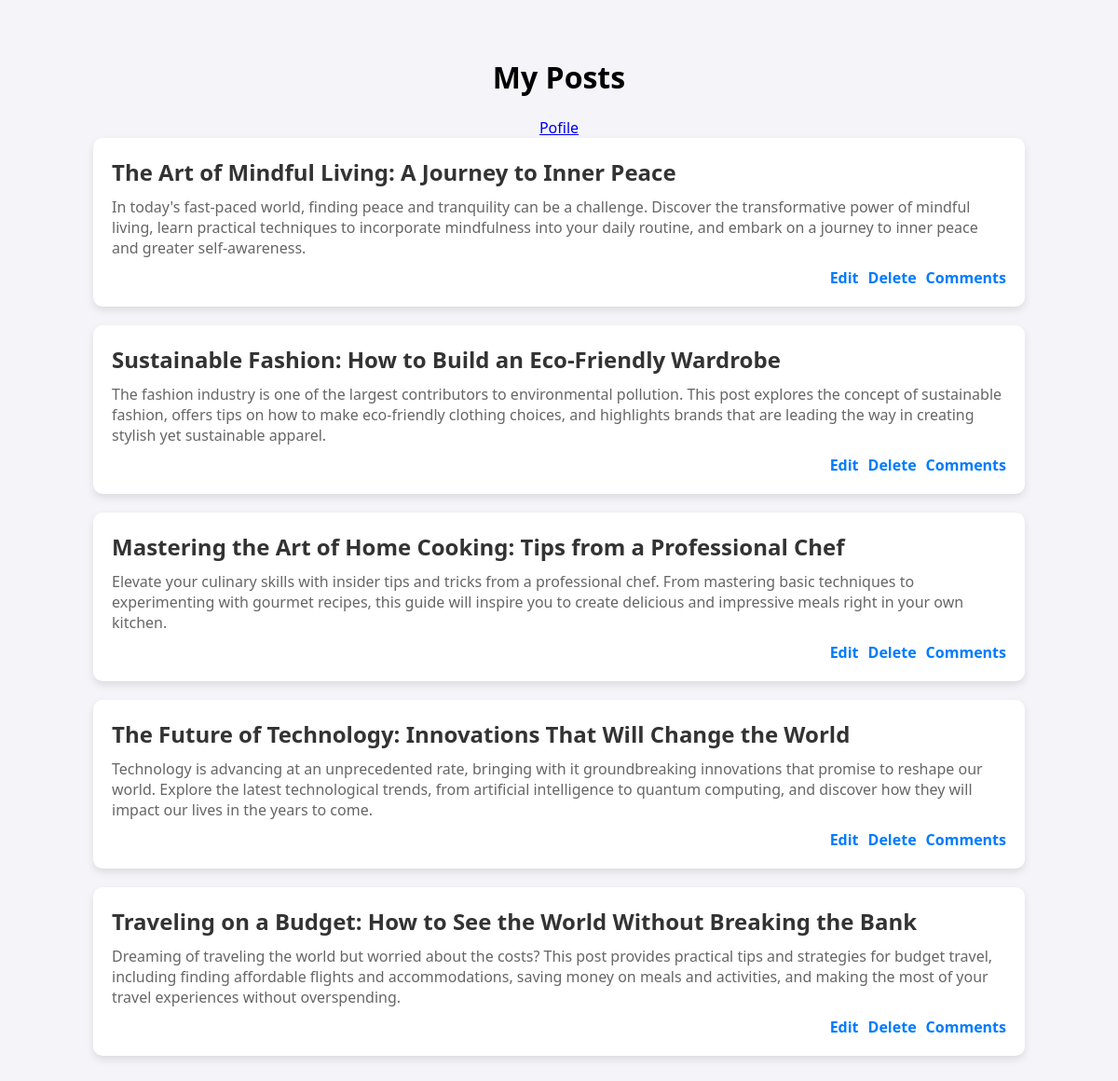
/blog/posts/ (signed in), run on the app's committed database.
### posts/models.py (models this page shows, shortened)
class Post(models.Model):
    title = models.CharField(max_length=100)
    content = models.TextField()
    author = models.ForeignKey(User, on_delete=models.CASCADE)
    date_posted = models.DateTimeField(auto_now_add=True)

### posts/views.py (the view)
# urls.py: path('posts/', views.post_list, name='post_list'),
@login_required
def post_list(request):
    posts = Post.objects.filter(author=request.user)
    return render(request, 'posts/post_list.html', {'posts': posts})

### posts/templates/posts/post_list.html (shortened to what this page needs)
<!DOCTYPE html>
<html lang="en">
<head>
</head>
<body>
    <div class="container">
        <h1>My Posts</h1>
        <a href="{% url 'profile' %}">Pofile</a>
        {% for post in posts %}
            <div class="post">
                <div class="post-title">{{ post.title }}</div>
                <div class="post-content">{{ post.content }}</div>
                <div class="post-actions">
                    <a href="{% url 'edit_post' post.id %}">Edit</a>
                    <a href="{% url 'delete_post' post.id %}">Delete</a>
                    <a href="{% url 'post_detail' post.id %}">Comments</a>
                </div>
            </div>
        {% endfor %}
    </div>
</body>
</html>

### posts/templates/posts/post_list.html (style rules this page uses)
body { font-family: 'Segoe UI', Tahoma, Geneva, Verdana, sans-serif; background-color: #f4f4f9; margin: 0; padding: 0; }
.container { width: 80%; margin: 40px auto; display: flex; flex-direction: column; align-items: center; }
.post { background-color: #ffffff; border-radius: 10px; box-shadow: 0 4px 8px rgba(0, 0, 0, 0.1); padding: 20px; margin-bottom: 20px; width: 100%; display: flex; flex-direction: column; }
.post-title { font-size: 24px; font-weight: bold; color: #333; }
.post-content { margin-top: 10px; color: #666; }
.post-actions { margin-top: 10px; display: flex; justify-content: flex-end; }
.post-actions a { text-decoration: none; color: #007bff; margin-left: 10px; font-weight: bold; }

### data on the page
Post: title "The Art of Mindful Living: A Journey to Inner Peace", content "In today's fast-paced world, finding peace and tranquility can be a challenge. Discover the transformative power of mindful living, learn practical techniques to incorporate mindfulness into your daily routine, and embark on a journey to inner peace and greater self-awareness."
Post: title "Sustainable Fashion: How to Build an Eco-Friendly Wardrobe", content "The fashion industry is one of the largest contributors to environmental pollution. This post explores the concept of sustainable fashion, offers tips on how to make eco-friendly clothing choices, and highlights brands that are leading the way in creating stylish yet sustainable apparel."
Post: title "Mastering the Art of Home Cooking: Tips from a Professional Chef", content "Elevate your culinary skills with insider tips and tricks from a professional chef. From mastering basic techniques to experimenting with gourmet recipes, this guide will inspire you to create delicious and impressive meals right in your own kitchen."
Post: title "The Future of Technology: Innovations That Will Change the World", content "Technology is advancing at an unprecedented rate, bringing with it groundbreaking innovations that promise to reshape our world. Explore the latest technological trends, from artificial intelligence to quantum computing, and discover how they will impact our lives in the years to come."
Post: title "Traveling on a Budget: How to See the World Without Breaking the Bank", content "Dreaming of traveling the world but worried about the costs? This post provides practical tips and strategies for budget travel, including finding affordable flights and accommodations, saving money on meals and activities, and making the most of your travel experiences without overspending."
